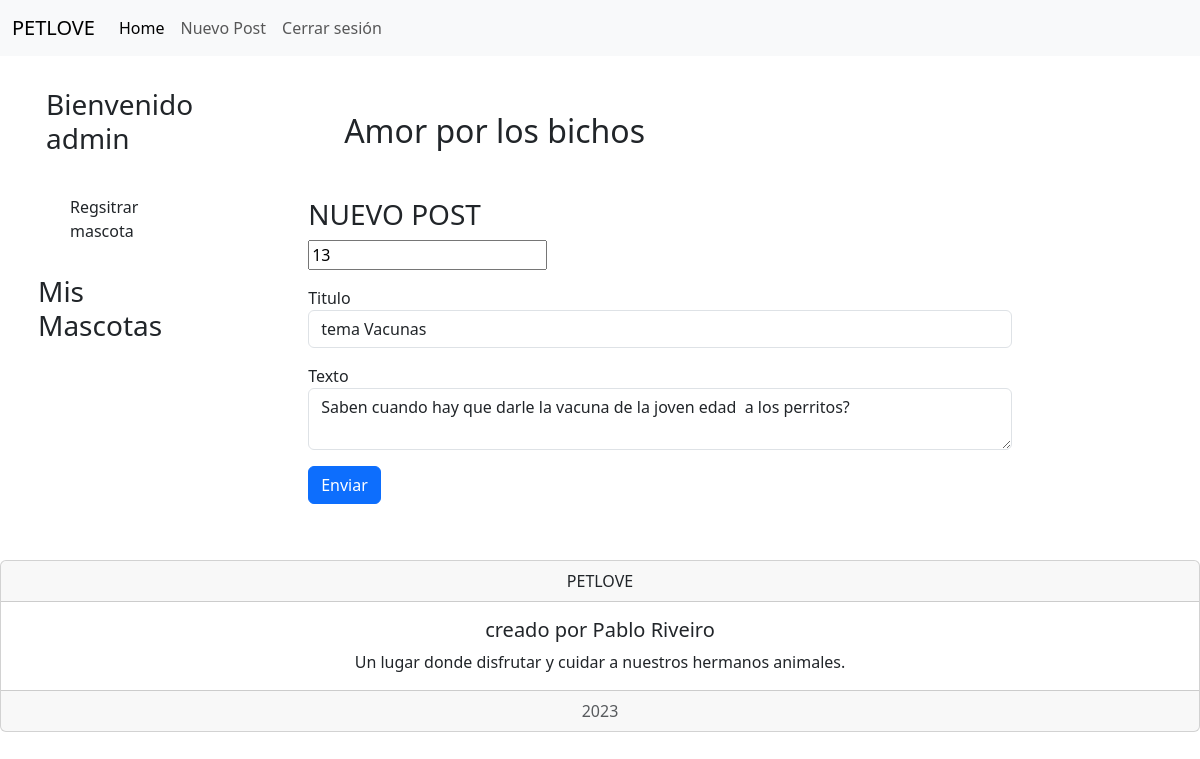
Page /post/13 (signed in) on the committed database.
### base/models.py (models this page shows, shortened)
class Post(models.Model):
    title = models.CharField(max_length=200)
    text = models.TextField()
    updated = models.DateTimeField(auto_now=True)
    created = models.DateTimeField(auto_now_add=True)
    user = models.ForeignKey(User, null=True, on_delete=models.SET_NULL)

### base/views.py (the view, shortened to what this page needs)
# urls.py: path('post/<int:id>', views.post)
def post(request, id=None):
    context = {}
    if id is not None:
        p = Post.objects.get(id=id)
        context['post'] = p
    return render(request, 'post.html', context)

### templates/post.html (shortened to what this page needs)
{% extends "layouts/main.html" %}
{% block content %}
<div class="container">
    <h3> NUEVO POST</h3>
    <form method="POST" action="">
        {% if post is not None %}
        <input type="number" value="{{post.id}}" name="id">
        {% endif %}
        <div class="form-group my-3">
            <label>Titulo</label>
            <input type="text" class="form-control" name="title" placeholder="Titulo" {% if post is not None %}
                value="{{post.title}}" {% endif %}>
        </div>
        <div class="form-group my-3">
            <label>Texto</label>
            <textarea class="form-control" name="text">{% if post is not None %}{{post.text}}{% endif %}</textarea>
        </div>
        <button class="btn btn-primary" type="submit">Enviar</button>
    </form>
</div>
{% endblock %}

### templates/layouts/main.html (shortened to what this page needs)
<!DOCTYPE html>
<html lang="en">
<head>
    <link href="https://cdn.jsdelivr.net/npm/bootstrap@5.3.0-alpha1/dist/css/bootstrap.min.css" rel="stylesheet"
>
</head>
<body>
    <header>
        <nav class="navbar navbar-expand-lg bg-body-tertiary">
            <div class="container-fluid">
                <a class="navbar-brand" href="#">PETLOVE</a>
                <div class="collapse navbar-collapse" id="navbarNav">
                    <ul class="navbar-nav">
                        <li class="nav-item">
                            <a class="nav-link active" aria-current="page" href="/">Home</a>
                        </li>
                        {% if request.user.is_authenticated%}
                        <li class="nav-item">
                            <a class="nav-link" href="/post">Nuevo Post</a>
                        </li>
                        {%endif%}
                        {% if request.user.is_authenticated%}
                        <li class="nav-item">
                            <a class="nav-link" href="/logout"> Cerrar sesión
                            </a>
                        </li>
                        {%else%}
                        <li class="nav-item">
                            <a class="nav-link" href="/login"> Iniciar sesión
                            </a>
                        </li>
                        {%endif%}
                    </ul>
                </div>
            </div>
        </nav>
    </header>
    <div class="container d-flex">
        <div class="row">
            <div class="col-4 p-2">
                {% if request.user.is_authenticated %}
                <h3 class="my-3 p-2">Bienvenido {{user.username}}</h3>
                <div class=".bg-secundary p-3 m-3">
                    <a class="nav-link " href="/registro_mascota">Regsitrar mascota</a>
                </div>
                <h3 class="mt-3">Mis Mascotas</h3>
                </div>
                {% else %}
                <p class=" my-3 p-2">Hola, registrate para ser parte de la mayor comunidad de amantes de lso animales,
                    incluso puedes
                    adoptar una si lo estás necesitando</p>
                {%endif%}
            </div>
            <div class="col-8 p-2">
                <div id="content ">
                    <h2 class="m-5">Amor por los bichos</h2>
                    {% block content %}
                    {% endblock %}
                </div>
            </div>
        </div>
    <div class="card text-center mt-5">
        <div class="card-header">
            PETLOVE
        </div>
        <div class="card-body">
            <h5 class="card-title">creado por Pablo Riveiro</h5>
            <p class="card-text">Un lugar donde disfrutar y cuidar a nuestros hermanos animales.</p>
        </div>
        <div class="card-footer text-muted">
            2023
        </div>
    </div>
</body>
</html>

### rows in the picture
Post: id "13", title "tema Vacunas", text "Saben cuando hay que darle la vacuna de la joven edad a los perritos?"

### other values in the picture
{{ user.username }} "admin"
